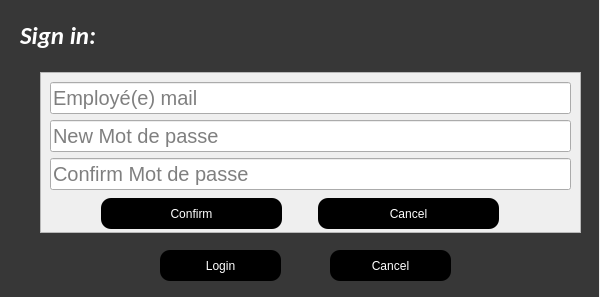
<?xml version="1.0" encoding="UTF-8"?>
<ui version="4.0">
 <class>MainWindow</class>
 <widget class="QMainWindow" name="MainWindow">
  <property name="geometry">
   <rect>
    <x>0</x>
    <y>0</y>
    <width>600</width>
    <height>297</height>
   </rect>
  </property>
  <property name="maximumSize">
   <size>
    <width>600</width>
    <height>297</height>
   </size>
  </property>
  <property name="windowTitle">
   <string>Coworking Space Login</string>
  </property>
  <widget class="QWidget" name="centralwidget">
   <widget class="QLabel" name="label">
    <property name="enabled">
     <bool>true</bool>
    </property>
    <property name="geometry">
     <rect>
      <x>48</x>
      <y>81</y>
      <width>51</width>
      <height>51</height>
     </rect>
    </property>
    <property name="text">
     <string/>
    </property>
    <property name="pixmap">
     <pixmap>C:/Users/hafeu/Desktop/Hafedh/Personal-Repository/2A23/Semester 1/Projet QT/Organization/application pictures/icons8-login-64.png</pixmap>
    </property>
    <property name="scaledContents">
     <bool>true</bool>
    </property>
   </widget>
   <widget class="QPushButton" name="pushButton_2">
    <property name="enabled">
     <bool>true</bool>
    </property>
    <property name="geometry">
     <rect>
      <x>160</x>
      <y>250</y>
      <width>121</width>
      <height>31</height>
     </rect>
    </property>
    <property name="font">
     <font>
      <family>Arial</family>
      <pointsize>9</pointsize>
      <weight>9</weight>
      <italic>false</italic>
      <bold>false</bold>
     </font>
    </property>
    <property name="styleSheet">
     <string notr="true">QPushButton {
background-color: rgb(0, 0, 0);
font: 75 9pt &quot;Arial&quot;;
color: white;
border-radius:10px;
}

QPushButton:hover {
background-color: rgb(67, 67, 67);
font: 75 9pt &quot;Arial&quot;;
color: white;
border-radius:10px;
}
QPushButton:pressed {
background-color: rgb(103, 103, 103);
font: 75 9pt &quot;Arial&quot;;
color: white;
border-radius:10px;
}</string>
    </property>
    <property name="text">
     <string>Login</string>
    </property>
   </widget>
   <widget class="QPushButton" name="pushButton_4">
    <property name="enabled">
     <bool>true</bool>
    </property>
    <property name="geometry">
     <rect>
      <x>120</x>
      <y>200</y>
      <width>111</width>
      <height>21</height>
     </rect>
    </property>
    <property name="font">
     <font>
      <family>Arial</family>
      <pointsize>9</pointsize>
      <weight>9</weight>
      <italic>false</italic>
      <bold>false</bold>
     </font>
    </property>
    <property name="styleSheet">
     <string notr="true">QPushButton {
background-color: transparent;
font: 75 9pt &quot;Arial&quot;;
color: white;
border-radius:10px;
}

QPushButton:hover {
background-color: transparent;
font: 75 9pt &quot;Arial&quot;;
color: gray;
border-radius:10px;
}
QPushButton:pressed {
background-color: transparent;
font: 75 9pt &quot;Arial&quot;;
color:  white;
border-radius:10px;
}</string>
    </property>
    <property name="text">
     <string>Forgot Password?</string>
    </property>
   </widget>
   <widget class="QLabel" name="label_2">
    <property name="enabled">
     <bool>true</bool>
    </property>
    <property name="geometry">
     <rect>
      <x>490</x>
      <y>20</y>
      <width>91</width>
      <height>31</height>
     </rect>
    </property>
    <property name="text">
     <string/>
    </property>
    <property name="pixmap">
     <pixmap>C:/Users/hafeu/Desktop/Hafedh/Personal-Repository/2A23/Semester 1/Projet QT/Organization/application pictures/logo_transparent.png</pixmap>
    </property>
    <property name="scaledContents">
     <bool>true</bool>
    </property>
   </widget>
   <widget class="QLabel" name="label_5">
    <property name="enabled">
     <bool>true</bool>
    </property>
    <property name="geometry">
     <rect>
      <x>48</x>
      <y>140</y>
      <width>51</width>
      <height>51</height>
     </rect>
    </property>
    <property name="text">
     <string/>
    </property>
    <property name="pixmap">
     <pixmap>C:/Users/hafeu/Desktop/Hafedh/Personal-Repository/2A23/Semester 1/Projet QT/Organization/application pictures/icons8-password-40.png</pixmap>
    </property>
    <property name="scaledContents">
     <bool>true</bool>
    </property>
   </widget>
   <widget class="QLineEdit" name="lineEdit_2">
    <property name="enabled">
     <bool>true</bool>
    </property>
    <property name="geometry">
     <rect>
      <x>120</x>
      <y>153</y>
      <width>431</width>
      <height>31</height>
     </rect>
    </property>
    <property name="styleSheet">
     <string notr="true">font-size: 20px;</string>
    </property>
    <property name="placeholderText">
     <string>Mot de passe</string>
    </property>
   </widget>
   <widget class="QLabel" name="label_3">
    <property name="enabled">
     <bool>true</bool>
    </property>
    <property name="geometry">
     <rect>
      <x>0</x>
      <y>0</y>
      <width>599</width>
      <height>300</height>
     </rect>
    </property>
    <property name="maximumSize">
     <size>
      <width>600</width>
      <height>300</height>
     </size>
    </property>
    <property name="styleSheet">
     <string notr="true">background-color: rgb(55, 55, 55)</string>
    </property>
    <property name="text">
     <string/>
    </property>
   </widget>
   <widget class="QLineEdit" name="lineEdit">
    <property name="enabled">
     <bool>true</bool>
    </property>
    <property name="geometry">
     <rect>
      <x>120</x>
      <y>90</y>
      <width>431</width>
      <height>31</height>
     </rect>
    </property>
    <property name="styleSheet">
     <string notr="true">font-size: 20px;
background-color:</string>
    </property>
    <property name="placeholderText">
     <string>Employé(e) mail</string>
    </property>
   </widget>
   <widget class="QLabel" name="label_8">
    <property name="enabled">
     <bool>true</bool>
    </property>
    <property name="geometry">
     <rect>
      <x>20</x>
      <y>20</y>
      <width>81</width>
      <height>31</height>
     </rect>
    </property>
    <property name="font">
     <font>
      <family>Calibri</family>
      <pointsize>-1</pointsize>
      <weight>75</weight>
      <italic>true</italic>
      <bold>true</bold>
     </font>
    </property>
    <property name="styleSheet">
     <string notr="true">font-size: 25px;
color: white;</string>
    </property>
    <property name="text">
     <string>Sign in:</string>
    </property>
   </widget>
   <widget class="QPushButton" name="pushButton_3">
    <property name="enabled">
     <bool>true</bool>
    </property>
    <property name="geometry">
     <rect>
      <x>330</x>
      <y>250</y>
      <width>121</width>
      <height>31</height>
     </rect>
    </property>
    <property name="font">
     <font>
      <family>Arial</family>
      <pointsize>9</pointsize>
      <weight>9</weight>
      <italic>false</italic>
      <bold>false</bold>
     </font>
    </property>
    <property name="styleSheet">
     <string notr="true">QPushButton {
background-color: rgb(0, 0, 0);
font: 75 9pt &quot;Arial&quot;;
color: white;
border-radius:10px;
}

QPushButton:hover {
background-color: rgb(67, 67, 67);
font: 75 9pt &quot;Arial&quot;;
color: white;
border-radius:10px;
}
QPushButton:pressed {
background-color: rgb(103, 103, 103);
font: 75 9pt &quot;Arial&quot;;
color: white;
border-radius:10px;
}</string>
    </property>
    <property name="text">
     <string>Cancel</string>
    </property>
   </widget>
   <widget class="QScrollArea" name="scrollArea">
    <property name="enabled">
     <bool>true</bool>
    </property>
    <property name="geometry">
     <rect>
      <x>40</x>
      <y>72</y>
      <width>541</width>
      <height>161</height>
     </rect>
    </property>
    <property name="styleSheet">
     <string notr="true"/>
    </property>
    <property name="widgetResizable">
     <bool>true</bool>
    </property>
    <widget class="QWidget" name="scrollAreaWidgetContents">
     <property name="geometry">
      <rect>
       <x>0</x>
       <y>0</y>
       <width>539</width>
       <height>159</height>
      </rect>
     </property>
     <widget class="QLineEdit" name="lineEdit_3">
      <property name="geometry">
       <rect>
        <x>9</x>
        <y>9</y>
        <width>521</width>
        <height>32</height>
       </rect>
      </property>
      <property name="styleSheet">
       <string notr="true">font-size: 20px;
background-color:</string>
      </property>
      <property name="placeholderText">
       <string>Employé(e) mail</string>
      </property>
     </widget>
     <widget class="QLineEdit" name="lineEdit_4">
      <property name="geometry">
       <rect>
        <x>9</x>
        <y>47</y>
        <width>521</width>
        <height>32</height>
       </rect>
      </property>
      <property name="styleSheet">
       <string notr="true">font-size: 20px;</string>
      </property>
      <property name="placeholderText">
       <string>New Mot de passe</string>
      </property>
     </widget>
     <widget class="QLineEdit" name="lineEdit_5">
      <property name="geometry">
       <rect>
        <x>9</x>
        <y>85</y>
        <width>521</width>
        <height>32</height>
       </rect>
      </property>
      <property name="styleSheet">
       <string notr="true">font-size: 20px;</string>
      </property>
      <property name="placeholderText">
       <string>Confirm Mot de passe</string>
      </property>
     </widget>
     <widget class="QPushButton" name="pushButton_6">
      <property name="enabled">
       <bool>true</bool>
      </property>
      <property name="geometry">
       <rect>
        <x>277</x>
        <y>125</y>
        <width>181</width>
        <height>31</height>
       </rect>
      </property>
      <property name="font">
       <font>
        <family>Arial</family>
        <pointsize>9</pointsize>
        <weight>9</weight>
        <italic>false</italic>
        <bold>false</bold>
       </font>
      </property>
      <property name="styleSheet">
       <string notr="true">QPushButton {
background-color: rgb(0, 0, 0);
font: 75 9pt &quot;Arial&quot;;
color: white;
border-radius:10px;
}

QPushButton:hover {
background-color: rgb(67, 67, 67);
font: 75 9pt &quot;Arial&quot;;
color: white;
border-radius:10px;
}
QPushButton:pressed {
background-color: rgb(103, 103, 103);
font: 75 9pt &quot;Arial&quot;;
color: white;
border-radius:10px;
}</string>
      </property>
      <property name="text">
       <string>Cancel</string>
      </property>
     </widget>
     <widget class="QPushButton" name="pushButton_7">
      <property name="enabled">
       <bool>true</bool>
      </property>
      <property name="geometry">
       <rect>
        <x>60</x>
        <y>125</y>
        <width>181</width>
        <height>31</height>
       </rect>
      </property>
      <property name="font">
       <font>
        <family>Arial</family>
        <pointsize>9</pointsize>
        <weight>9</weight>
        <italic>false</italic>
        <bold>false</bold>
       </font>
      </property>
      <property name="styleSheet">
       <string notr="true">QPushButton {
background-color: rgb(0, 0, 0);
font: 75 9pt &quot;Arial&quot;;
color: white;
border-radius:10px;
}

QPushButton:hover {
background-color: rgb(67, 67, 67);
font: 75 9pt &quot;Arial&quot;;
color: white;
border-radius:10px;
}
QPushButton:pressed {
background-color: rgb(103, 103, 103);
font: 75 9pt &quot;Arial&quot;;
color: white;
border-radius:10px;
}</string>
      </property>
      <property name="text">
       <string>Confirm</string>
      </property>
     </widget>
    </widget>
   </widget>
   <zorder>label_3</zorder>
   <zorder>label</zorder>
   <zorder>pushButton_2</zorder>
   <zorder>pushButton_4</zorder>
   <zorder>label_2</zorder>
   <zorder>label_5</zorder>
   <zorder>lineEdit_2</zorder>
   <zorder>lineEdit</zorder>
   <zorder>label_8</zorder>
   <zorder>pushButton_3</zorder>
   <zorder>scrollArea</zorder>
  </widget>
 </widget>
 <resources/>
 <connections/>
</ui>
